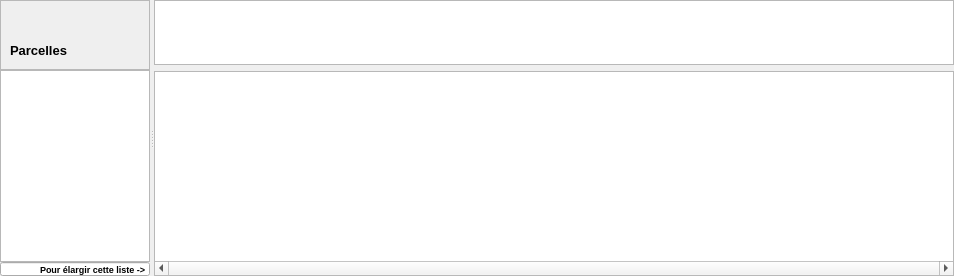
           <widget class="QSplitter" name="splitter_2">
            <property name="sizePolicy">
             <sizepolicy hsizetype="Expanding" vsizetype="Expanding">
              <horstretch>0</horstretch>
              <verstretch>0</verstretch>
             </sizepolicy>
            </property>
            <property name="minimumSize">
             <size>
              <width>0</width>
              <height>0</height>
             </size>
            </property>
            <property name="maximumSize">
             <size>
              <width>16777215</width>
              <height>16777215</height>
             </size>
            </property>
            <property name="toolTip">
             <string>Glisser pour modifier la largeur</string>
            </property>
            <property name="orientation">
             <enum>Qt::Horizontal</enum>
            </property>
            <property name="childrenCollapsible">
             <bool>false</bool>
            </property>
            <widget class="QWidget" name="layoutWidget">
             <layout class="QVBoxLayout" name="verticalLayout_6">
              <property name="spacing">
               <number>0</number>
              </property>
              <item>
               <widget class="QFrame" name="frame_6">
                <property name="minimumSize">
                 <size>
                  <width>150</width>
                  <height>70</height>
                 </size>
                </property>
                <property name="maximumSize">
                 <size>
                  <width>300</width>
                  <height>70</height>
                 </size>
                </property>
                <property name="frameShape">
                 <enum>QFrame::StyledPanel</enum>
                </property>
                <property name="frameShadow">
                 <enum>QFrame::Raised</enum>
                </property>
                <property name="lineWidth">
                 <number>0</number>
                </property>
                <widget class="QLabel" name="label_58">
                 <property name="geometry">
                  <rect>
                   <x>10</x>
                   <y>40</y>
                   <width>131</width>
                   <height>20</height>
                  </rect>
                 </property>
                 <property name="minimumSize">
                  <size>
                   <width>0</width>
                   <height>10</height>
                  </size>
                 </property>
                 <property name="maximumSize">
                  <size>
                   <width>200</width>
                   <height>20</height>
                  </size>
                 </property>
                 <property name="font">
                  <font>
                   <pointsize>10</pointsize>
                   <weight>75</weight>
                   <bold>true</bold>
                  </font>
                 </property>
                 <property name="layoutDirection">
                  <enum>Qt::LeftToRight</enum>
                 </property>
                 <property name="text">
                  <string>Parcelles</string>
                 </property>
                 <property name="textFormat">
                  <enum>Qt::AutoText</enum>
                 </property>
                 <property name="scaledContents">
                  <bool>true</bool>
                 </property>
                 <property name="alignment">
                  <set>Qt::AlignLeading|Qt::AlignLeft|Qt::AlignVCenter</set>
                 </property>
                </widget>
               </widget>
              </item>
              <item>
               <widget class="QFrame" name="frame_3">
                <property name="minimumSize">
                 <size>
                  <width>150</width>
                  <height>0</height>
                 </size>
                </property>
                <property name="maximumSize">
                 <size>
                  <width>300</width>
                  <height>16777215</height>
                 </size>
                </property>
                <property name="frameShape">
                 <enum>QFrame::NoFrame</enum>
                </property>
                <property name="frameShadow">
                 <enum>QFrame::Raised</enum>
                </property>
                <layout class="QVBoxLayout" name="verticalLayout_10">
                 <property name="spacing">
                  <number>0</number>
                 </property>
                 <property name="leftMargin">
                  <number>0</number>
                 </property>
                 <property name="topMargin">
                  <number>0</number>
                 </property>
                 <property name="rightMargin">
                  <number>0</number>
                 </property>
                 <property name="bottomMargin">
                  <number>0</number>
                 </property>
                 <item>
                  <layout class="QVBoxLayout" name="verticalLayout_8">
                   <property name="spacing">
                    <number>0</number>
                   </property>
                   <item>
                    <widget class="QGraphicsView" name="graphicsView_Planning2">
                     <property name="minimumSize">
                      <size>
                       <width>150</width>
                       <height>0</height>
                      </size>
                     </property>
                     <property name="maximumSize">
                      <size>
                       <width>300</width>
                       <height>16777215</height>
                      </size>
                     </property>
                     <property name="frameShape">
                      <enum>QFrame::StyledPanel</enum>
                     </property>
                     <property name="verticalScrollBarPolicy">
                      <enum>Qt::ScrollBarAlwaysOff</enum>
                     </property>
                     <property name="alignment">
                      <set>Qt::AlignLeading|Qt::AlignLeft|Qt::AlignTop</set>
                     </property>
                    </widget>
                   </item>
                   <item>
                    <widget class="QLineEdit" name="lineEdit">
                     <property name="minimumSize">
                      <size>
                       <width>0</width>
                       <height>14</height>
                      </size>
                     </property>
                     <property name="maximumSize">
                      <size>
                       <width>16777215</width>
                       <height>14</height>
                      </size>
                     </property>
                     <property name="font">
                      <font>
                       <pointsize>7</pointsize>
                       <weight>75</weight>
                       <bold>true</bold>
                      </font>
                     </property>
                     <property name="text">
                      <string>Pour élargir cette liste -&gt;</string>
                     </property>
                     <property name="alignment">
                      <set>Qt::AlignRight|Qt::AlignTrailing|Qt::AlignVCenter</set>
                     </property>
                     <property name="readOnly">
                      <bool>true</bool>
                     </property>
                    </widget>
                   </item>
                  </layout>
                 </item>
                </layout>
               </widget>
              </item>
             </layout>
            </widget>
            <widget class="QWidget" name="layoutWidget">
             <layout class="QVBoxLayout" name="verticalLayout_4">
              <item>
               <widget class="QGraphicsView" name="graphicsView_planning3">
                <property name="minimumSize">
                 <size>
                  <width>800</width>
                  <height>65</height>
                 </size>
                </property>
                <property name="maximumSize">
                 <size>
                  <width>16777215</width>
                  <height>65</height>
                 </size>
                </property>
                <property name="frameShape">
                 <enum>QFrame::StyledPanel</enum>
                </property>
                <property name="frameShadow">
                 <enum>QFrame::Raised</enum>
                </property>
                <property name="lineWidth">
                 <number>0</number>
                </property>
                <property name="verticalScrollBarPolicy">
                 <enum>Qt::ScrollBarAlwaysOff</enum>
                </property>
                <property name="horizontalScrollBarPolicy">
                 <enum>Qt::ScrollBarAlwaysOff</enum>
                </property>
               </widget>
              </item>
              <item>
               <widget class="QGraphicsView" name="graphicsView_planning">
                <property name="minimumSize">
                 <size>
                  <width>800</width>
                  <height>180</height>
                 </size>
                </property>
                <property name="sizeIncrement">
                 <size>
                  <width>0</width>
                  <height>0</height>
                 </size>
                </property>
                <property name="baseSize">
                 <size>
                  <width>0</width>
                  <height>0</height>
                 </size>
                </property>
                <property name="frameShape">
                 <enum>QFrame::StyledPanel</enum>
                </property>
                <property name="frameShadow">
                 <enum>QFrame::Plain</enum>
                </property>
                <property name="lineWidth">
                 <number>0</number>
                </property>
                <property name="verticalScrollBarPolicy">
                 <enum>Qt::ScrollBarAsNeeded</enum>
                </property>
                <property name="horizontalScrollBarPolicy">
                 <enum>Qt::ScrollBarAlwaysOn</enum>
                </property>
                <property name="alignment">
                 <set>Qt::AlignLeading|Qt::AlignLeft|Qt::AlignTop</set>
                </property>
               </widget>
              </item>
             </layout>
            </widget>
           </widget>
